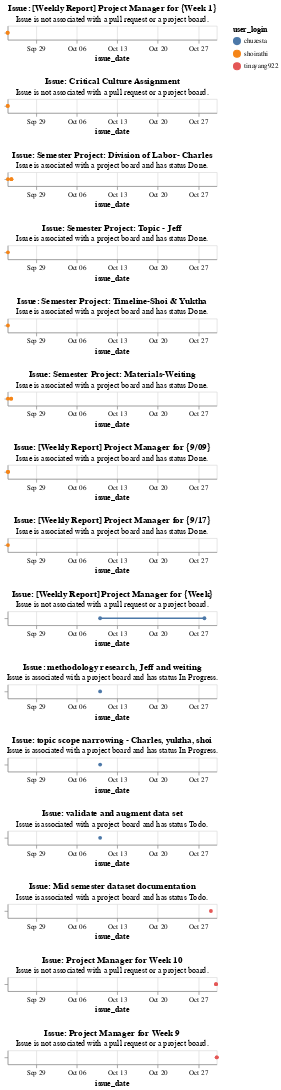

Notebook code for this chart:
### Markdown cell above
### Issues and Project Management Over Time

### Code cell
# Once again melt the issues dataframe from wide to long format so that we can have all the issue dates in one column called issue_date
melted_issues_df = issues_df.melt(id_vars=['user.login', 'title', 'state', 'body', 'html_url', 'assignee', 'assignees_logins', 'labels', 'milestone', 'draft', 'comments', 'state_reason', 'closed_by.login', 'reactions.total_count', 'issue_duration', 'issue_associated_with_pull_request', 'pull_request.url', 'issue_status_on_project_board'], value_vars=['created_at', 'updated_at', 'closed_at'], var_name='issue_date_type', value_name='issue_date')

# Rename columns for because Altair does not let us use '.' in the column names
melted_issues_df = melted_issues_df.rename(columns={
    'user.login': 'user_login', 
    'closed_by.login': 'closed_by_login'
})

# Sort the DataFrame by issue_date
melted_issues_df = melted_issues_df.sort_values(by='issue_date')

# Get the unique issue titles
issue_titles = melted_issues_df['title'].unique().tolist()

# Initialize an empty list to store the charts
charts = []
# Loop through each issue title to create a chart for the issue
for title in issue_titles:
    # Create a selection so that we can highlight the contributions of each group member
    selection = alt.selection_point(fields=['user_login'], bind='legend')
    
    # Filter the DataFrame for the current issue title
    subset_data = melted_issues_df[melted_issues_df['title'] == title]
    
    # Initialize a list to store subtitles for the chart
    subtitle = []
    
    # Check if the issue is associated with a pull request
    has_pr = subset_data[subset_data['issue_associated_with_pull_request'] == True]
    if not has_pr.empty:
        # If the issue is associated with a pull request, get the URL of the pull request and add it to the subtitle
        pr_url = subset_data['pull_request.url'].unique()[0]
        subtitle.append(f"Issue associated with a pull request ({pr_url}).")
    
    # Check if the issue is associated with a project board
    has_project_board = subset_data[subset_data['issue_status_on_project_board'].notna()]
    if not has_project_board.empty:
        # If the issue is associated with a project board, get the status of the issue on the project board and add it to the subtitle
        board_status = subset_data['issue_status_on_project_board'].unique()[0]
        subtitle.append(f"Issue is associated with a project board and has status {board_status}.")
    
    # If no subtitles were added, add a default message
    if not subtitle:
        subtitle = "Issue is not associated with a pull request or a project board."
    
    # Create a line chart for the current issue title
    chart = alt.Chart(subset_data).mark_line(point=True).encode(
        x='issue_date:T', # Use the issue date as the x-axis
        y=alt.Y('title', axis=alt.Axis(title=None, labels=False)), # Use the title as the y-axis and don't show the axis labels or title since we have the title in the chart title
        color='user_login:N', # Color the lines by the user login
        tooltip=[
            'user_login', 'closed_by_login', 'yearmonthdatehoursminutes(issue_date)', 'issue_date_type', 
            'title', 'body', 'state', 'assignee', 'assignees_logins', 'html_url'
        ], # Show the user login, closed by login, issue date, issue date type, title, body, state, assignee, assignees logins, and HTML URL in the tooltip
        opacity=alt.condition(selection, alt.value(1), alt.value(0.1)) # Set the opacity to 1 if the user login is selected and 0.1 if not
    ).add_params(selection).properties(
        # Set the title of the chart to be the issue title and the subtitle to be the subtitles we created
        title=alt.Title(f"Issue: {title}", subtitle=subtitle)
    )
    
    # Append the chart to the list of charts
    charts.append(chart)

# Concatenate all the charts vertically and resolve the x-scale to be shared
alt.vconcat(*charts).resolve_scale(x='shared')
